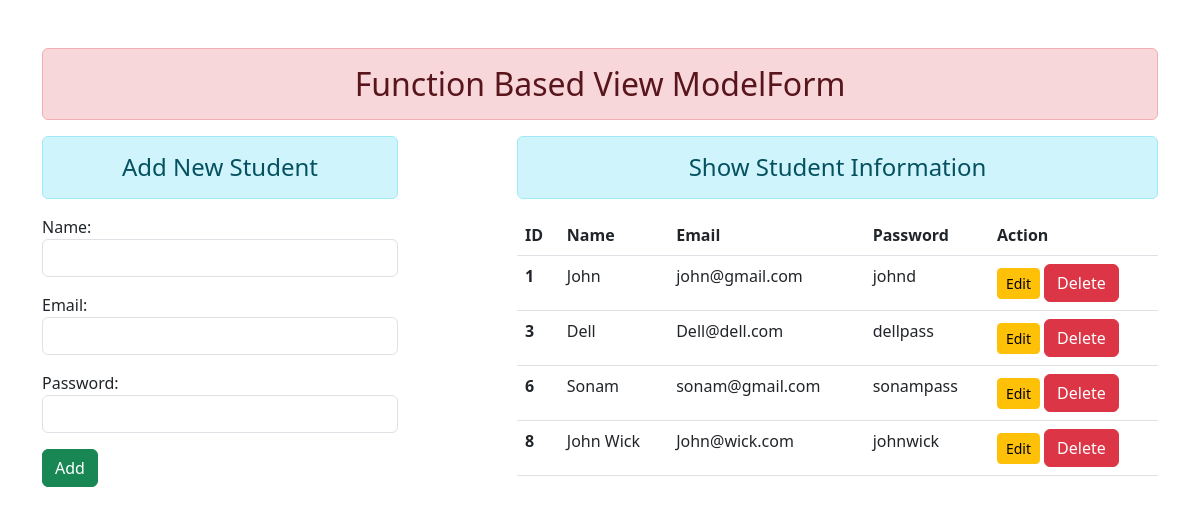
The page / on the database its author committed.
### enroll/models.py (models this page shows)
class User(models.Model):
    name = models.CharField(max_length=70)
    email = models.EmailField(max_length=100)
    password = models.CharField(max_length=100)

### enroll/views.py (the view)
# urls.py: path("", views.add_show, name="addandshow"),
def add_show(request):
    if request.method == 'POST':
        fm = StudentRegistration(request.POST)
        if fm.is_valid():
            nm=fm.cleaned_data['name']
            em=fm.cleaned_data['email']
            pw=fm.cleaned_data['password']
            reg=User(name=nm,email=em,password=pw)
            reg.save()
            fm = StudentRegistration()
    else:
        fm = StudentRegistration()
    stud=User.objects.all()
    return render(request, 'enroll/addandshow.html',{'form':fm,'stu':stud})

### enroll/forms.py
class StudentRegistration(forms.ModelForm):
    class Meta:
        model = User
        fields = ["name", "email", "password"]
        widgets = {
            "name": forms.TextInput(attrs={"class": "form-control"}),
            "email": forms.EmailInput(attrs={"class": "form-control"}),
            "password": forms.PasswordInput(attrs={"class": "form-control"}),
        }

### enroll/templates/enroll/addandshow.html (shortened to what this page needs)
{% extends 'enroll/base.html' %}
{% block content %}
<div class="row">
    <div class="col-sm-4">
        <h4 class="text-center alert alert-info"> Add New Student</h4>
        <form action="" method="POST">
            {{form.as_p}}
            <input type="submit" class="btn btn-success" value="Add">
        </form>
    </div>
    <div class="col-sm-7 offset-1">
        <h4 class="text-center alert alert-info">Show Student Information</h4>
        {% if stu %}
        <table class="table table table-hover">
            <thead>
                <tr>
                    <th scope="col">ID</th>
                    <th scope="col">Name</th>
                    <th scope="col">Email</th>
                    <th scope="col">Password</th>
                    <th scope="col">Action</th>
                </tr>
            </thead>
            <tbody>
                {% for st in stu %}
                <tr>
                    <th scope="row">{{st.id}}</th>
                    <td>{{st.name}}</td>
                    <td>{{st.email}}</td>
                    <td>{{st.password}}</td>
                    <td>
                        <a href="{% url 'update' st.id %}" class="btn btn-warning btn-sm">Edit</a>
                        <form action="{% url 'delete' st.id %}" method="post" class="d-inline"> {% csrf_token %}
                            <input type="submit" value="Delete" class="btn btn-danger">
                        </form>
                    </td>
                </tr>
                {% endfor %}
            </tbody>
        </table>
        {% else %}
        <h4 class="text-center alert alert-warning">No records</h4>
        {% endif %}
    </div>
</div>
{% endblock content %}

### enroll/templates/enroll/base.html (shortened to what this page needs)
<!DOCTYPE html>
{% load static %}
<html lang="en">
<head>
    <link rel="stylesheet" href="{% static 'enroll/css/bootstrap.css' %}">
</head>
<body>
    <div class="container mt-5">
        <h2 class="text-center alert alert-danger">Function Based View ModelForm</h2>
        {% block content %} {% endblock content %}
    </div>
</body>
</html>

### rows shown on the page
User: id "1", name "John", email "john@gmail.com", password "johnd"
User: id "3", name "Dell", email "Dell@dell.com", password "dellpass"
User: id "6", name "Sonam", email "sonam@gmail.com", password "sonampass"
User: id "8", name "John Wick", email "John@wick.com", password "johnwick"
